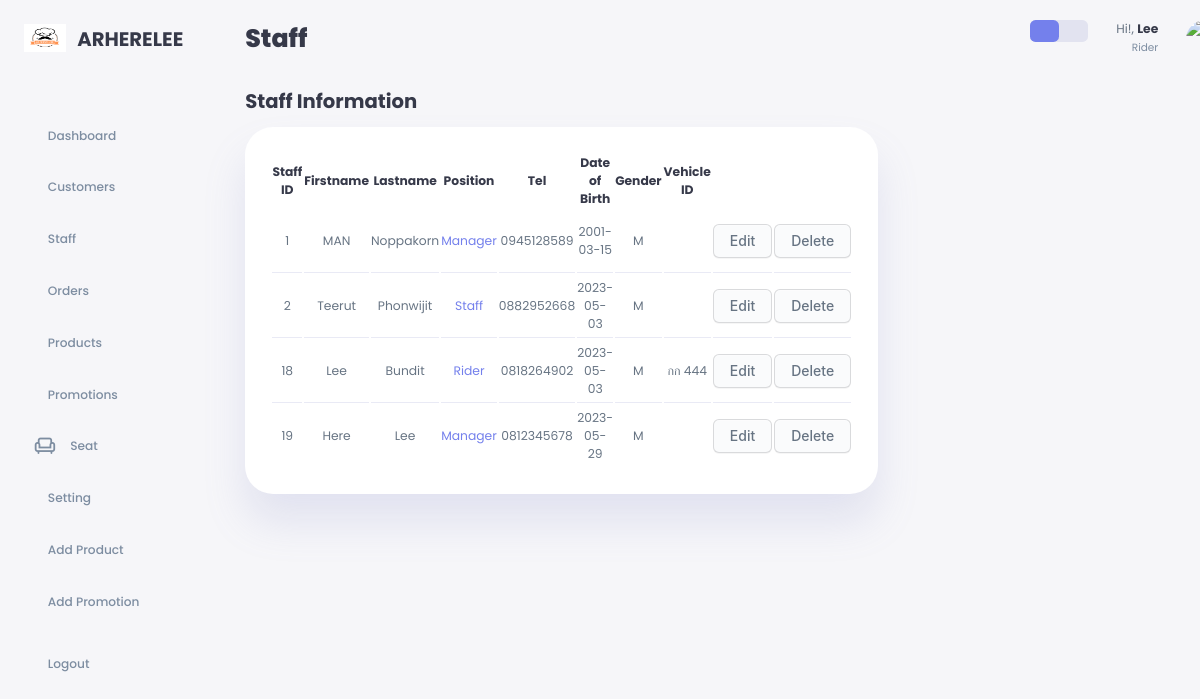
Screenshot of /admin/staff.php (signed in) with the database file from the repository.
### tables this page shows
CREATE TABLE `staff_info` (
  `staff_id` int(7) NOT NULL,
  `staff_firstname` varchar(20) NOT NULL,
  `staff_lastname` varchar(20) NOT NULL,
  `staff_tel` varchar(10) NOT NULL,
  `staff_DOB` date NOT NULL,
  `staff_email` varchar(30) NOT NULL,
  `staff_password` varchar(255) NOT NULL,
  `staff_gender` enum('M','F') NOT NULL,
  `vehicle_id` varchar(7) DEFAULT NULL,
  `position_id` varchar(5) NOT NULL
);

CREATE TABLE `staff_position` (
  `position_id` varchar(5) NOT NULL,
  `position_name` varchar(20) NOT NULL
);

### admin/staff.php (the view, shortened to what this page needs)
<?php
    require_once '../config/db.php';
?>
<!DOCTYPE html>
<html lang="en">
<head>
    <link rel="stylesheet" href="../css/style.css">
    <link href="https://cdn.jsdelivr.net/npm/remixicon@3.2.0/fonts/remixicon.css" rel="stylesheet">
</head>
<body>
    <div class="container">
        <aside>
            <div class="top">
                <div class="logo">
                    <img src="../img/main-logo.png">
                    <h2>ARHERELEE</h2>
                </div>
            </div>
            <div class="sidebar">
                <a href="home.php">
                    <h3>Dashboard</h3>
                </a>
                <a href="customer.php">
                    <h3>Customers</h3>
                </a>
                <a href="staff.php">
                    <h3>Staff</h3>
                </a>
                <a href="order.php">
                    <h3>Orders</h3>
                </a>
                <a href="product.php">
                    <h3>Products</h3>
                </a>
                <a href="promotion.php">
                    <h3>Promotions</h3>
                </a>
                <a href="seat.php">
                    <span class="material-symbols-outlined">chair</span>
                    <h3>Seat</h3>
                </a>
                <a href="edit_staff.php?edit=<?php echo $_SESSION['staff_login']; ?>">
                    <h3>Setting</h3>
                </a>
                <a href="add_product.php">
                    <h3>Add Product</h3>
                </a>
                <a href="add_promotion.php">
                    <h3>Add Promotion</h3>
                </a>
                <a href="logout.php">
                    <h3>Logout</h3>
                </a>
            </div>
        </aside>
        <main>
            <h1>Staff</h1>
            <div class="recent-orders">
                <h2>Staff Information</h2>
                <table>
                    <thead>
                        <tr>
                            <th>Staff ID</th>
                            <th>Firstname</th>
                            <th>Lastname</th>
                            <th>Position</th>
                            <th>Tel</th>
                            <th>Date of Birth</th>
                            <th>Gender</th>
                            <th>Vehicle ID</th>
                            <th></th>
                            <th></th>
                        </tr>
                    </thead>
                    <tbody>
                        <?php
                            $select = mysqli_query($conn, "SELECT * FROM staff_info si, staff_position sp WHERE si.position_id = sp.position_id");
                            while($row = mysqli_fetch_assoc($select)) {
                            ?>
                            <tr>
                                <td><?php echo $row['staff_id']; ?></td>
                                <td><?php echo $row['staff_firstname']; ?></td>
                                <td><?php echo $row['staff_lastname']; ?></td>
                                <td class="primary"><?php echo $row['position_name']; ?></td>
                                <td><?php echo $row['staff_tel']; ?></td>
                                <td><?php echo $row['staff_DOB']; ?></td>
                                <td><?php echo $row['staff_gender']; ?></td>
                                <td><?php echo $row['vehicle_id']; ?></td>
                                <td><a href="edit_staff.php?edit=<?php echo $row['staff_id']; ?>" class="button-edit">Edit</a></td>
                                <td><a href="staff.php?delete=<?php echo $row['staff_id']; ?>" class="button-delete">Delete</a></td>
                            </tr>
                        <?php }; ?>
                    </tbody>
                </table>
            </div>
        </main>
        <div class="right">
            <div class="top">
                <div class="theme-toggler">
                    <i class="ri-sun-fill active"></i>
                    <i class="ri-moon-fill"></i>
                </div>
                <div class="profile">
                    <div class="info">
                    <?php
                    if(isset($_SESSION['staff_login'])){
                        $staff_id = $_SESSION['staff_login'];
                        $select = mysqli_query($conn, "SELECT * FROM staff_info si, staff_position sp WHERE staff_id = $staff_id AND si.position_id = sp.position_id");
                        $row = mysqli_fetch_assoc($select);
                    }
                    ?>
                    <p>Hi!, <b><?php echo $row['staff_firstname'] ?></b></p>
                    <small class="text-muted"><?php echo $row['position_name']?></small>
                    </div>
                    <div class="profile-photo">
                        <img src="../img/default-profile.jpg">
                    </div>
                </div>
            </div>
        </div>
    </div>
</body>
</html>

### rows the page displays
staff_info: staff_id "1", staff_firstname "MAN", staff_lastname "Noppakorn", position.position_name "Manager", staff_tel "0945128589", staff_DOB "2001-03-15", staff_gender "M"
staff_info: staff_id "2", staff_firstname "Teerut", staff_lastname "Phonwijit", position.position_name "Staff", staff_tel "0882952668", staff_DOB "2023-05-03", staff_gender "M"
staff_info: staff_id "18", staff_firstname "Lee", staff_lastname "Bundit", position.position_name "Rider", staff_tel "0818264902", staff_DOB "2023-05-03", staff_gender "M", vehicle "กก 444"
staff_info: staff_id "19", staff_firstname "Here", staff_lastname "Lee", position.position_name "Manager", staff_tel "0812345678", staff_DOB "2023-05-29", staff_gender "M"
